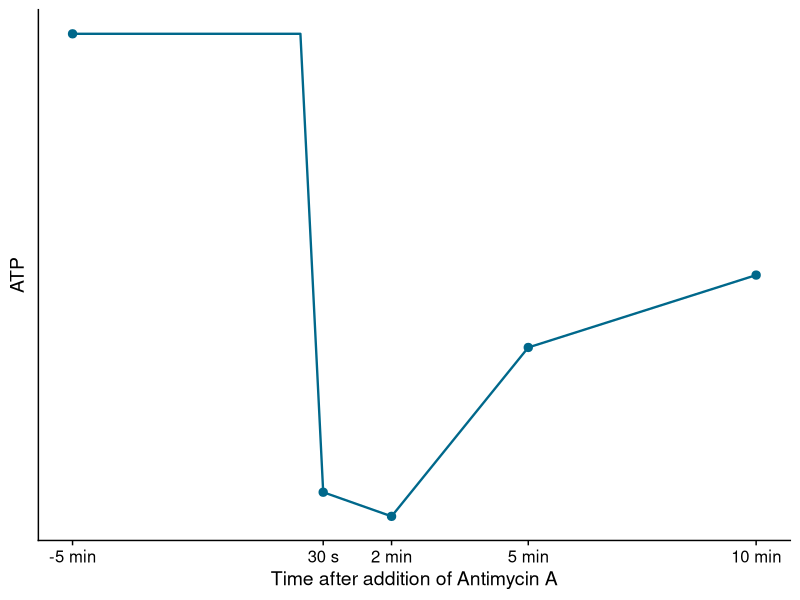

This figure's R source: (Note: this script raises an error after producing the figure.)
library(data.table)
library(ggplot2)
library(tidyr)
library(magrittr)
library(cowplot)
library(ggrepel)
library(dplyr)


data_base_path = '../figure_data/'
atp_dt <- data.table(time=c(-5,0,0.5,2,5,10),atp=c(3.2, 3.2, 1.3, 1.2, 1.9, 2.2))
atp_point_dt <- data.table(time=c(-5,0.5,2,5,10),atp=c(3.2, 1.3, 1.2, 1.9, 2.2))


p <- ggplot(atp_dt, aes(time, atp)) +
  geom_line(size=.8,colour='deepskyblue4') +
  geom_point(data=atp_point_dt, aes(time, atp), size=2.5, color='deepskyblue4') +
  scale_x_continuous(breaks=c(-5,0.5,2,5,10), labels = c("-5 min", "30 s", "2 min", "5 min", "10 min")) +
  theme_cowplot() +
  theme(axis.text.y = element_blank(), axis.ticks.y = element_blank()) +
  labs(x='Time after addition of Antimycin A', y='ATP')

p
save_plot('../plots/fig3/atp_time_evol.png',p, base_height=2.5, base_width=4) 
save_plot('../plots/fig3/atp_time_evol.svg',p, base_height=2.5, base_width=4)
saveRDS(p, '../plots/fig3/atp_time_evol.rds')

